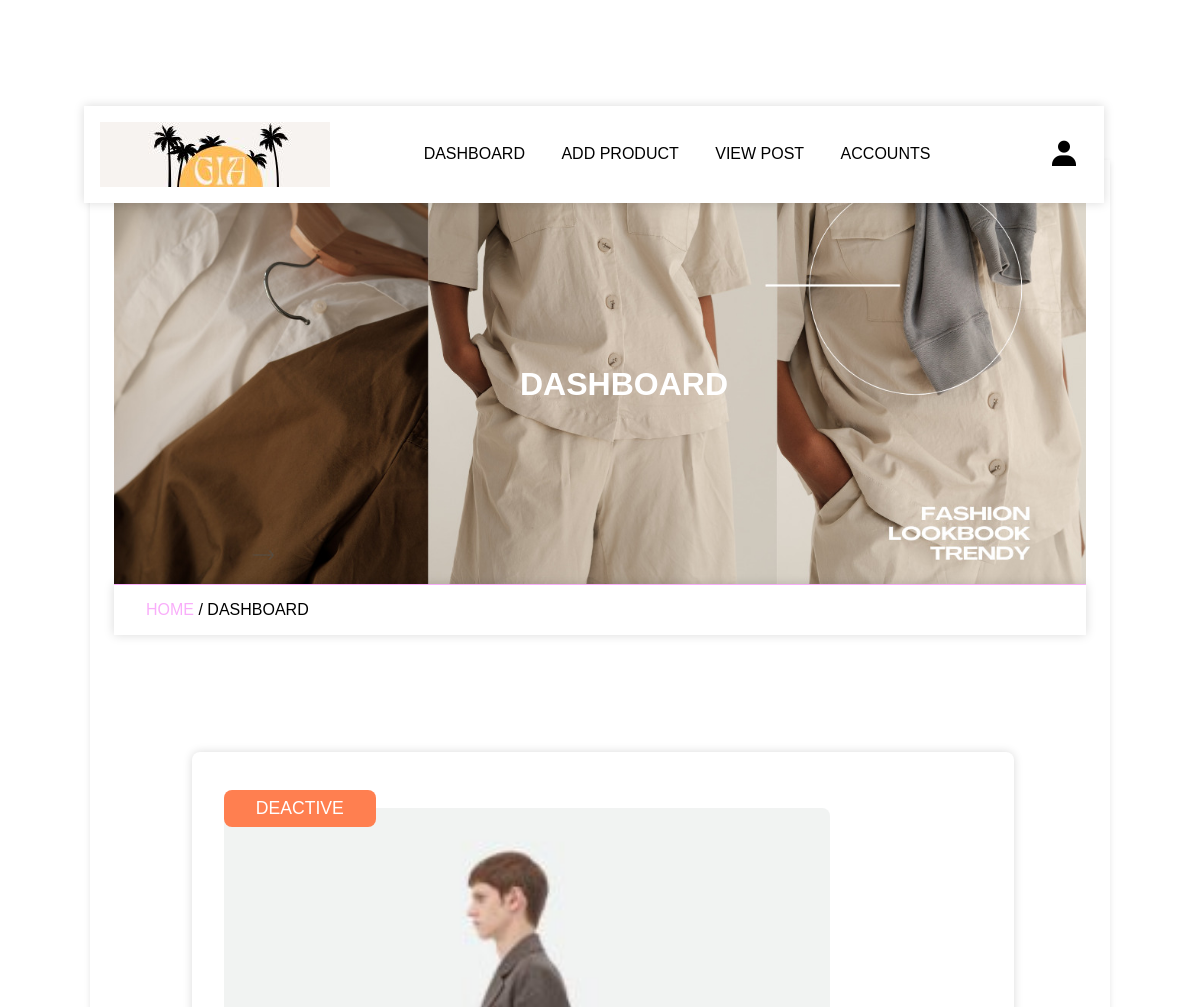
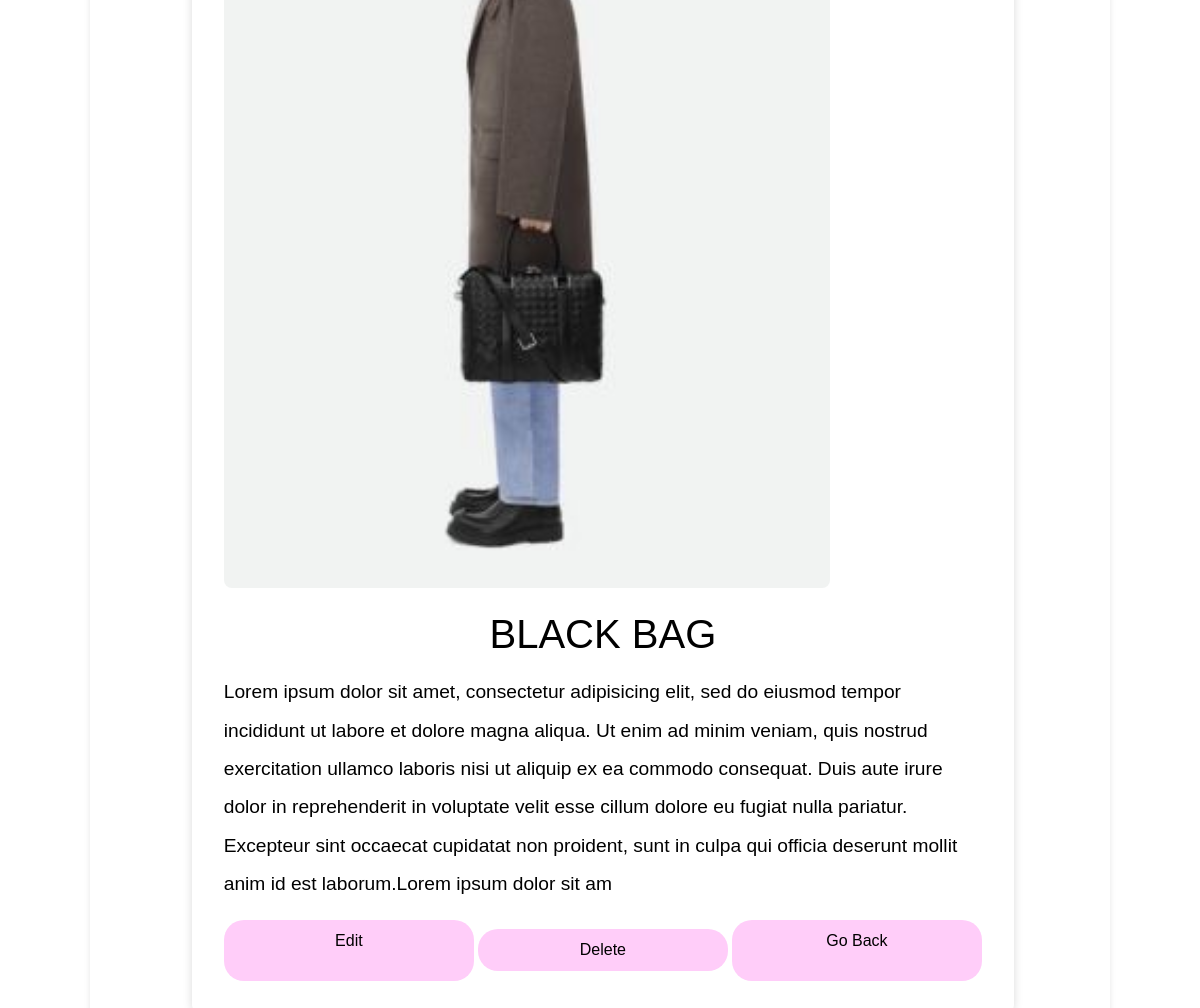
Page /admin/read_posts.php?post_id=BLTtlhOgq1cuz7plh4Ia (signed in) on the committed database (2 pictures, top to bottom).
### tables this page shows
CREATE TABLE `products` (
  `id` varchar(255) NOT NULL,
  `name` varchar(255) NOT NULL,
  `price` varchar(255) NOT NULL,
  `image` varchar(255) NOT NULL,
  `product_detail` varchar(500) NOT NULL,
  `status` varchar(100) NOT NULL
);

### admin/read_posts.php (the view, shortened to what this page needs)
<?php
	 include '../components/connection.php';
	 $get_id = $_GET['post_id'];
?>
<!DOCTYPE html>
<html lang="en">
<head>
   	<link href='https://unpkg.com/boxicons@2.1.2/css/boxicons.min.css' rel='stylesheet'>
</head>
<body>
		<?php include '../components/admin_header.php'; ?>
		<div class="main">
		<div class="banner">
			<h1>dashboard</h1>
		</div>
		<div class="title2">
			<a href="home.php">home </a><span>/ dashboard</span>
		</div>
		<section class="read-container">
			<div class="read-post">
				<?php
					$select_posts = $conn->prepare("SELECT * FROM `products` WHERE id = ?");
					$select_posts->execute([$get_id]);
					if ($select_posts->rowCount() > 0) {
						while($fetch_posts = $select_posts->fetch(PDO::FETCH_ASSOC)){
				?>
				<form method="post">
					<div class="status" style="background-color: <?php if($fetch_posts['status'] == 'active'){echo 'limegreen'; }else{echo "coral";} ?>;"><?= $fetch_posts['status'] ?></div>
					<?php if($fetch_posts['image'] != ''){ ?>
						<img src="../image/<?= $fetch_posts['image'] ?>" class="image">
					<?php } ?>
					<div class="title"><?= $fetch_posts['name'] ?></div>
					<div class="content"><?= $fetch_posts['product_detail'] ?></div>
					<div class="flex-btn">
						<a href="edit_post.php?id=<?= $fetch_posts['id']; ?>" class="btn">edit</a>
						<button type="submit" name="delete" class="btn" onclick="return confirm('delete this post?')">delete</button>
						<a href="view_posts.php?id=<?= $post_id ?>" class="btn">go back</a>
					</div>
				</form>
				<?php
						}
					}else{
							echo '
								<div class="empty">
									<p>no post added yet! <br><a href="add_posts.php" class="btn" style="margin-top: 1.5rem;">add post</a></p>
								</div>
							';
						}
				?>
			</div>
	</div>
</body>
</html>

### rows in the picture
products: status "DEACTIVE", image (picture), name "BLACK BAG", product_detail "Lorem ipsum dolor sit amet, consectetur adipisicing elit, sed do eiusmod tempor incididunt ut labore et dolore magna aliqua. Ut enim ad minim veniam, quis nostrud exercitation ullamco laboris nisi ut aliquip ex ea commodo consequat. Duis aute irure dolor in reprehenderit in voluptate velit esse cillum dolore eu fugiat nulla pariatur. Excepteur sint occaecat cupidatat non proident, sunt in culpa qui officia deserunt mollit anim id est laborum.Lorem ipsum dolor sit am"
